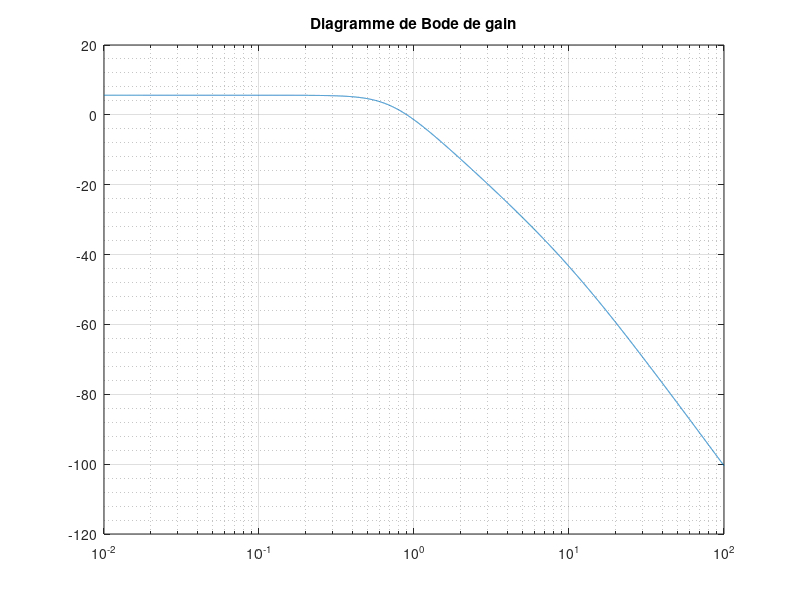

MATLAB code for this plot: (Note: this script raises an error after producing the figure.)
clc();
clearvars();
k=1;kn=1e-2;L=0.1;R=0.1;J=20;ku=20;
wr=10;

ks=30/pi*ku*kn/k;
w0=k/sqrt(L*J);
xi=w0/2*R*J/k^2;

D=[1/w0^2,2*xi/w0,1+ks*kn];
racinesBF=roots(D);
racinesBO=roots([1/w0^2,2*xi/w0,1]);
Hbo=tf([ks],[1/w0^2,2*xi/w0,1])*tf([1],[1/wr,1]);
w=logspace(-2,2,10000);
[module,phase,wout]=bode(Hbo,w);
figure;
fenGain=subplot(1,1,1);
bodeGain=semilogx(fenGain,w,20 .*log10(module(:)));
g(1).LineWidth=1.5;
grid(fenGain,'on');
grid(fenGain,'minor');
title(fenGain,'Diagramme de Bode de gain');
fenGain.XAxisLocation='origin';
fenGain.XLabel.Interpreter='latex';
fenGain.XLabel.FontSize=14;
xlabel(fenGain,'$\omega\;\left(\mathrm{rad.s}^{-1}\right)$');
fenGain.YLabel.Interpreter='latex';
fenGain.YLabel.FontSize=14;
ylabel(fenGain,'$G\;\left(\mathrm{dB}\right)$');
fenGain.GridAlpha=0.8;
fenGain.MinorGridAlpha=0.8;


%diagramme de Bode phase
figure;
fen=subplot(1,1,1);
g=semilogx(fen,w,phase(:));
g(1).LineWidth=1.5;
grid(fen,'on');
grid(fen,'minor');
title(fen,'Diagramme de Bode de phase');
fen.XAxisLocation='origin';
fen.XLabel.Interpreter='latex';
fen.XLabel.FontSize=14;
xlabel(fen,'$\omega\;\left(\mathrm{rad.s}^{-1}\right)$');
fen.YLabel.Interpreter='latex';
fen.YLabel.FontSize=14;
ylabel(fen,'$\varphi\;\left(\circ\right)$');
fen.GridAlpha=0.8;
fen.MinorGridAlpha=0.8;




